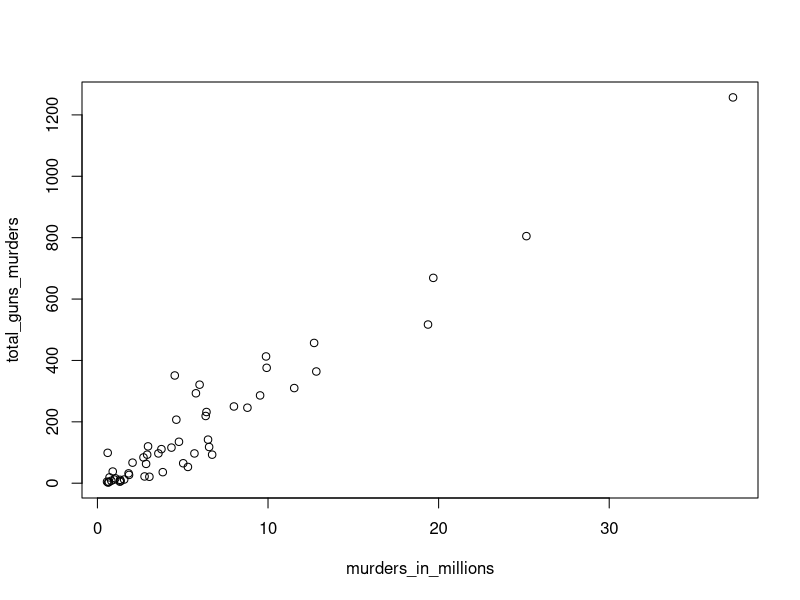
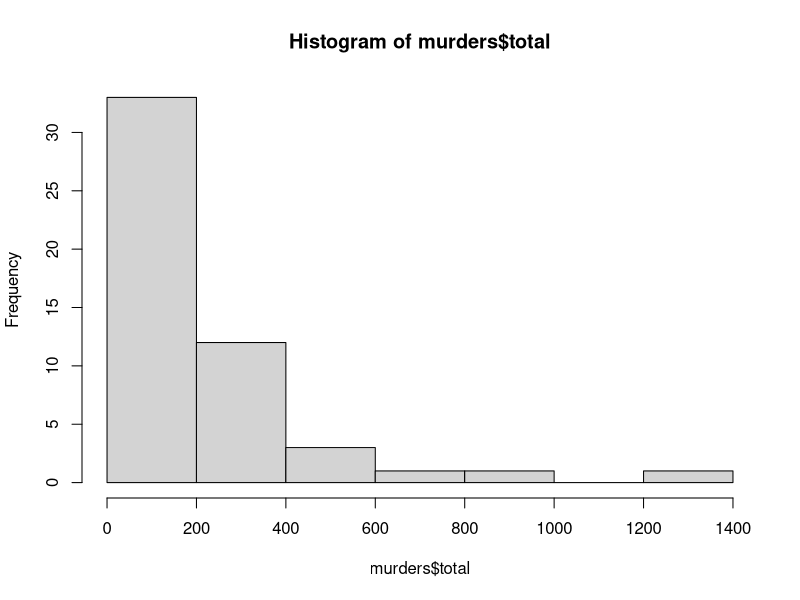
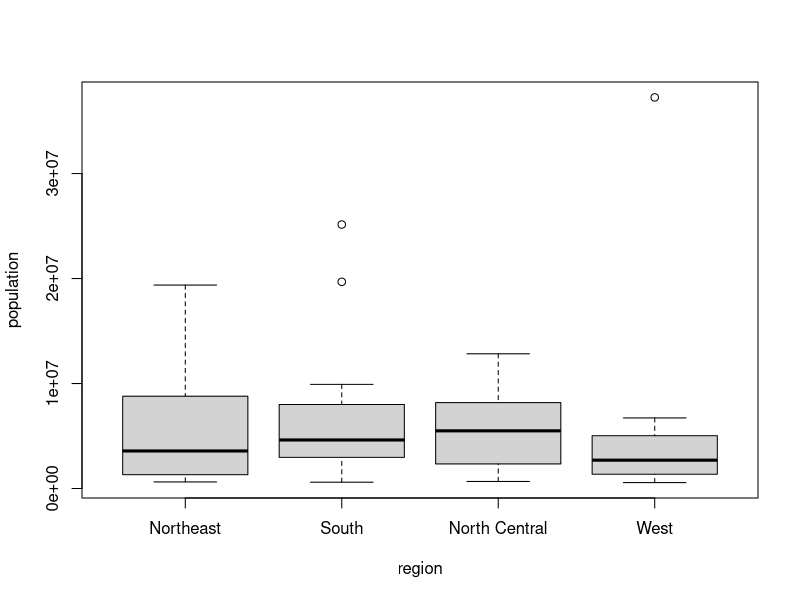

These figures' R source, in order:
#Instalar paquetes
install.packages("dslabs")
#traer libreria a proyecto actual
library(dslabs)
#mostrar estructura de la tabla
str(murders)
#seis primeros regsitros de la tabla
head(murders)
#Muestra columna population
murders$population
#muestra los nombres de las columnas
names(murders)
#tamaño
length(murders)
#valores que puede haber en la columna (region es columna con valores determinados como un select)
levels(murders$region)
#Valores del uno a cinco
seq(1,5)
#Otra forma de acceder a la columna
murders[["population"]] == murders$population
#comparar, este caso retorna falso
identical("a","b")
#Crea tabla x
x <- c("a","b","c") 
print(x)
#muestra el numero de elementos que hay de cada columna
table(x)
#Estados por region
table(murders$region)
#Muestra lo que hay en dicha posición
x[2]
#Muestra lo que hay en un arreglo de posiciones
x[c(1,3)]
#Convierte a caracter
as.character(5)
#Ordena de menor a mayor
sort(x)
#Muestra el indice de menor amayor segun el valor
y <- c(25,3,89)
order(y)
#Muestra el valor mayor
max(y)
#indice del mayor
which.max(y)
#indice del menor
which.min(y)
#Devuelve el tamaño en el que el valor esta en la lista EJM: 25 es el segundo mas pequeño devuelve 2
rank(y)
#Crear tabla con dos columnas data.frame(nombreColumna=valoresColumna)
mi_tabla <- data.frame(estados=murders$state,population=murders$population)
#Saca la media
mean(murders$population)
#Devuelve el indice de los verdaderos
b <- c(FALSE,FALSE,TRUE,FALSE,TRUE)
which(b)
#Devuelve el indice de los elementos de x1 que estan en x2 en la posicion que estan en x2
x1 <- c(4,9,3,8,1)
x2 <- c(8,96,1,25)
match(x1,x2)
#Devuelve true o false dependiendo si el valor de x2 esta en x1
x2 %in% x1
#---------------------------------------------
#---------------------------------------------
#Package dplyr -> Para manipular data.tables
install.packages("dplyr")
library(dplyr)
#Agrega columna nueva
mi_tabla <- mutate(mi_tabla,abreviado=murders$abb)
#Filtrar columnas
filter(mi_tabla,population <= 600000)
#Crea nueva tabla con columnas especificas de otra tabla
mi_tabla2 <- select(mi_tabla,population,abreviado)
#---------------------------------------------
#---------------------------------------------
#Plot
murders_in_millions <- murders$population/10^6
total_guns_murders <- murders$total
#Graficamos el numero de asesinatos segun el tamaño de la población
plot(murders_in_millions,total_guns_murders)
#Histograma
hist(murders$total)
#boxPlots, comparamos el numero de abitantes por region y indicamos que los datos salen de la tabla murders
boxplot(population ~ region, data = murders)
